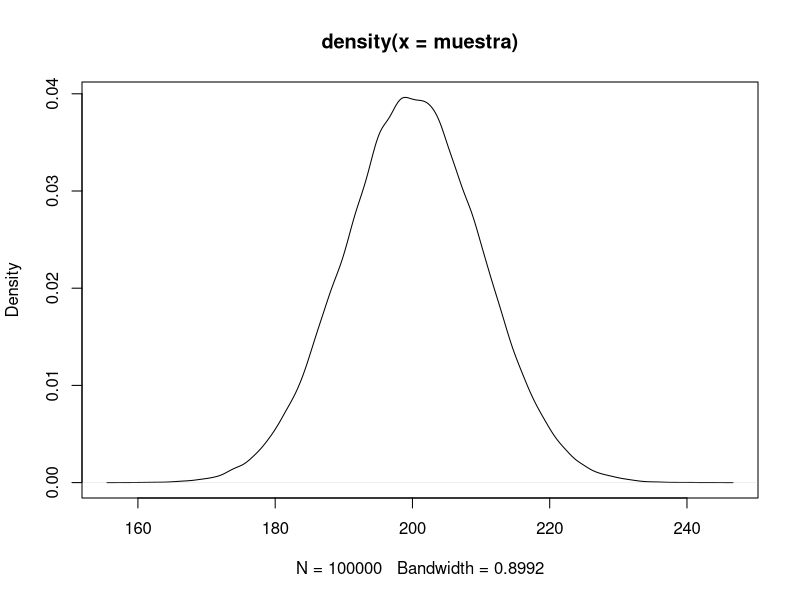
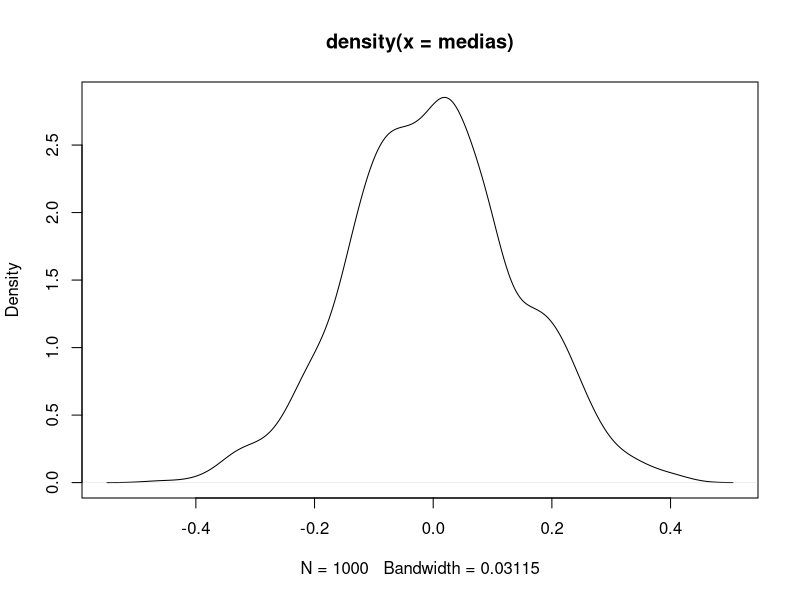
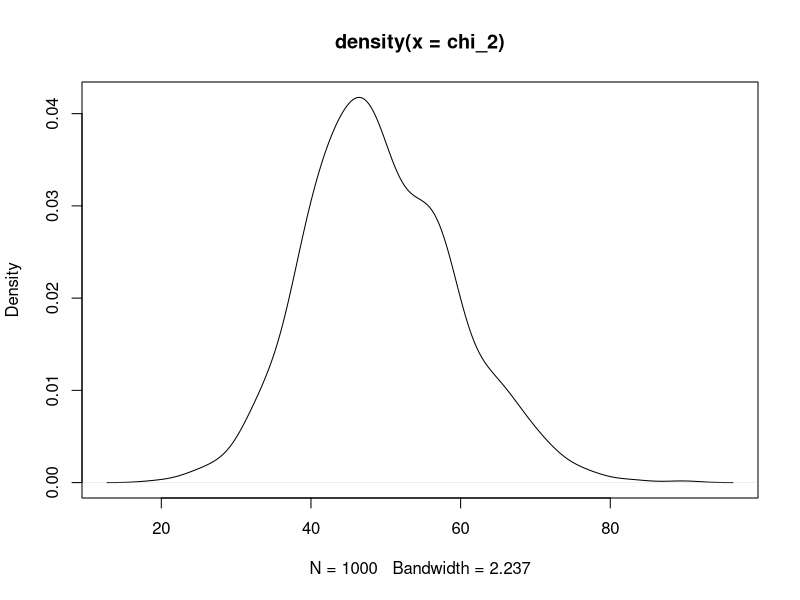
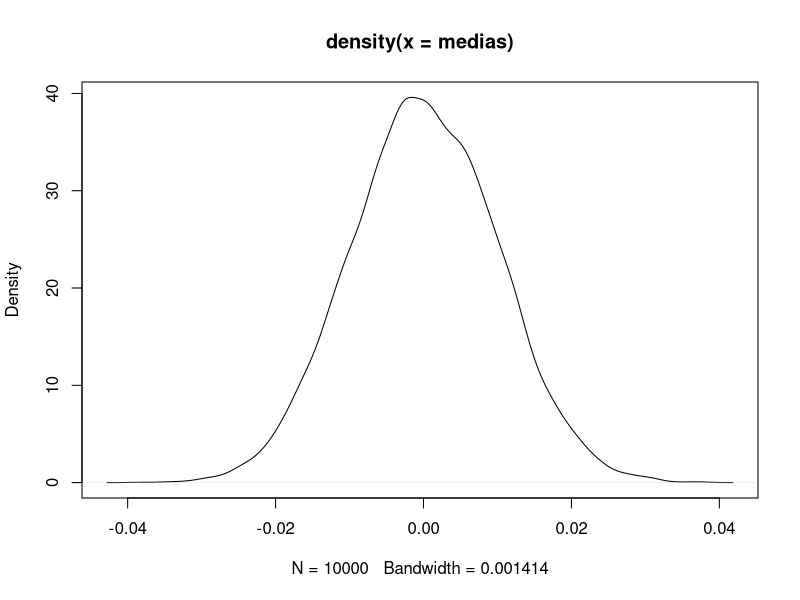
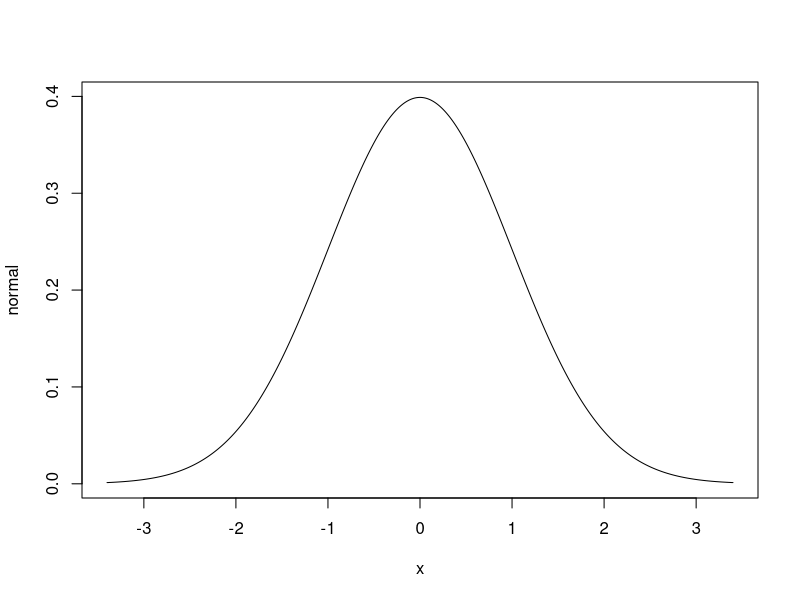
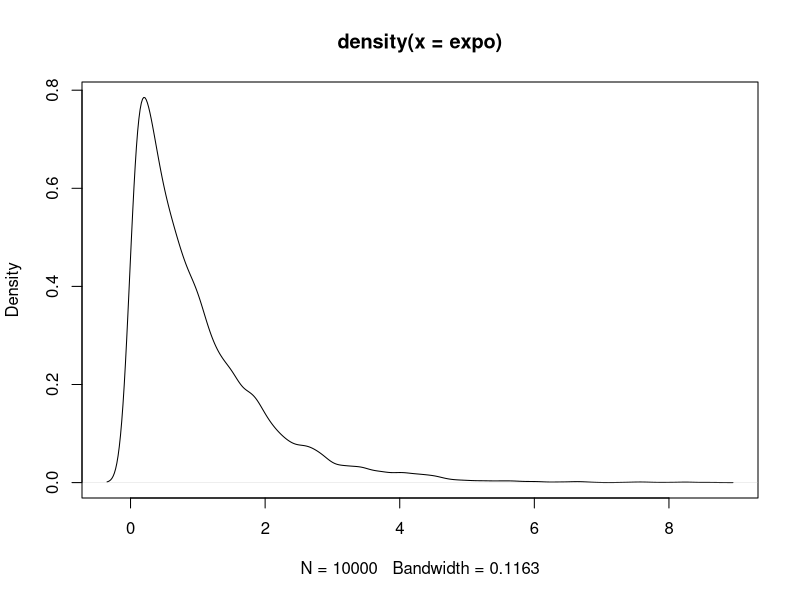

Recreate these plots in R, in order.
# Distribución normal

muestra <- rnorm(100000, 200, 10)

a <- density(muestra)
plot(a)

estandar <- (muestra - mean(muestra))/sd(muestra)

sd(estandar)

# Probabilidad aproximada por simulación: P(X >= 215, o, X <= 185)

cuales <- muestra >= 215 | muestra <= 185
mean(cuales)


# Teorema del Límite Central
rm(base)
mu <- 0
sigma <- 1
n <- 50
universo <- rnorm(100000, mu, sigma)
variabless <- 1:n
base <- 1:n
muestras <- 1000

        
for (i in 1:muestras) {
        variabless <- sample(universo, n)
        base <- data.frame(base, variabless)
}
colnames(base) <- c("x_i", paste0(rep("muestra", muestras),1:muestras))

medias <- 1:muestras
varianzas <- 1:muestras

for (i in 1:muestras) {
        medias[i] <- mean(base[, i+1])
        varianzas[i] <- var(base[, i+1])
}


chi_2 <- (n-1)*varianzas/sigma
plot(density(medias))
plot(density(chi_2))

head(base)



# Otra perspectiva

simulaciones <- 10000
medias <- 1:simulaciones
desvEst <- medias

for (i in 1:simulaciones) {
        medias[i] <- mean(rnorm(simulaciones, mu, sigma))
        desvEst[i] <- sd(rnorm(simulaciones, mu, sigma))
}

a <- density(medias)
plot(a)

# Distribución normal exacta
x <- seq(-3.4, 3.4, by = .01)
normal <- dnorm(x)

plot(x, normal, type = "line")

# Distribución exponencial

expo <- rexp(simulaciones, 1)

a <- density(expo)
plot(a)


